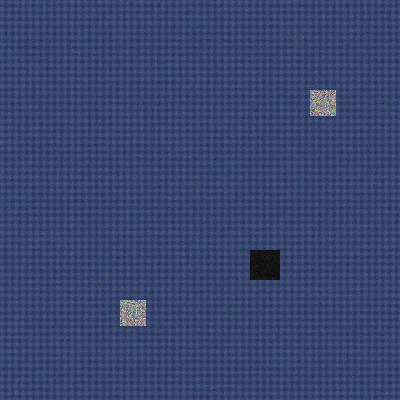
#> input picture CHAKRAVARTHY J/reports/sample_denim_garment.jpg, 400 x 400 px
$ python -i pattern_detector.py   (imports and definitions only)
#> lines starting #> are read from the running program, lines starting #| are printed output that depends on the picture
#> further down, picture is the input picture: shape (400, 400, 3); mean B, G, R 109.6, 69.8, 55.2
import cv2
import numpy as np


class PatternDetector:

    @staticmethod
    def detect(image):

        gray = cv2.cvtColor(
            image,
            cv2.COLOR_BGR2GRAY,
        )
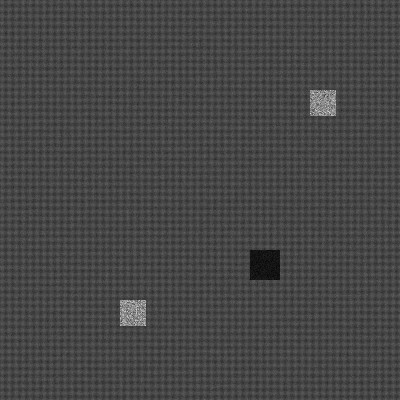
#> gray: shape (400, 400); min 5, max 219, mean 69.9

        edges = cv2.Canny(
            gray,
            50,
            150,
        )
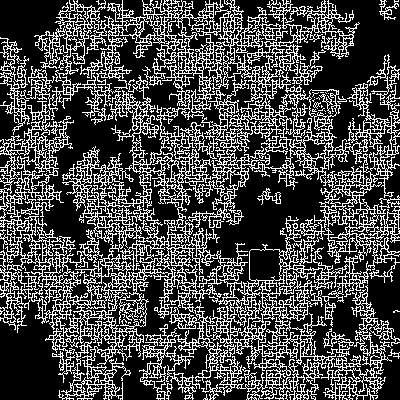
#> edges: shape (400, 400); 28.6% white in thin lines or dots

        edge_density = (
            np.count_nonzero(edges)
            / edges.size
        )
#> edge_density = 0.286

        lines = cv2.HoughLinesP(
            edges,
            1,
            np.pi / 180,
            80,
            minLineLength=40,
            maxLineGap=10,
        )
#> lines = 417 rows, first 6: [251, 89, 335, 5], [217, 311, 304, 398], [13, 324, 237, 100], [3, 83, 64, 144], [91, 49, 91, 5], [60, 362, 333, 89]

        horizontal = 0
        vertical = 0
        diagonal = 0

        if lines is not None:

            for line in lines:

                try:
                    # Handle different OpenCV output formats
                    line = np.array(line).flatten()

                    if len(line) != 4:
                        continue

                    x1, y1, x2, y2 = map(int, line)

                    angle = abs(
                        np.degrees(
                            np.arctan2(
                                y2 - y1,
                                x2 - x1,
                            )
                        )
                    )

                    if angle < 15 or angle > 165:
                        horizontal += 1

                    elif 75 <= angle <= 105:
                        vertical += 1

                    else:
                        diagonal += 1

                except Exception:
                    # Skip malformed lines instead of crashing
                    continue
#> this loop made 417 passes
#> (x1, y1, x2, y2, angle) on passes 1 to 12: (251, 89, 335, 5, 45), (217, 311, 304, 398, 45), (13, 324, 237, 100, 45), (3, 83, 64, 144, 45), (91, 49, 91, 5, 90), (60, 362, 333, 89, 45), (10, 320, 328, 2, 45), (261, 137, 303, 95, 45), (0, 258, 249, 258, 0), (332, 398, 332, 89, 90), (11, 162, 60, 192, 31.48), (45, 340, 165, 220, 45)
#> after the loop, diagonal = 93; horizontal = 123; vertical = 201

        pattern = PatternDetector.get_pattern(
            edge_density,
            horizontal,
            vertical,
            diagonal,
        )
#> pattern = 'Checks'

        confidence = PatternDetector.get_confidence(
            horizontal,
            vertical,
            diagonal,
        )

        return {

            "pattern": pattern,

            "pattern_confidence": confidence,

            "horizontal_lines": horizontal,

            "vertical_lines": vertical,

            "diagonal_lines": diagonal,

        }

    @staticmethod
    def get_pattern(
        edge_density,
        horizontal,
        vertical,
        diagonal,
    ):

        if edge_density < 0.02:
            return "Plain"

        if horizontal > 20 and vertical < 10:
            return "Stripes"

        if vertical > 20 and horizontal < 10:
            return "Stripes"

        if horizontal > 15 and vertical > 15:
            return "Checks"

        if diagonal > 35:
            return "Chevron"

        if edge_density > 0.30:
            return "Printed"

        if edge_density > 0.22:
            return "Geometric"

        if edge_density > 0.16:
            return "Abstract"

        return "Plain"

    @staticmethod
    def get_confidence(
        horizontal,
        vertical,
        diagonal,
    ):

#> called with horizontal = 123, vertical = 201, diagonal = 93
        total = (
            horizontal
            + vertical
            + diagonal
        )
#> total = 417

        if total == 0:
            return 50.0

        dominant = max(
            horizontal,
            vertical,
            diagonal,
        )
#> dominant = 201

        return round(
            (dominant / total) * 100,
            2,
        )

>>> import cv2
>>> picture = cv2.imread('../../../CHAKRAVARTHY J/reports/sample_denim_garment.jpg')
>>> result = PatternDetector().detect(picture)
#> in detect, `confidence = PatternDetector.get_confidence( horizontal, vertical, dia..`: confidence = 48.2
#> result = {'pattern': 'Checks', 'pattern_confidence': 48.2, 'horizontal_lines': 123, 'vertical_lines': 201, 'diagonal_lines': 93}
